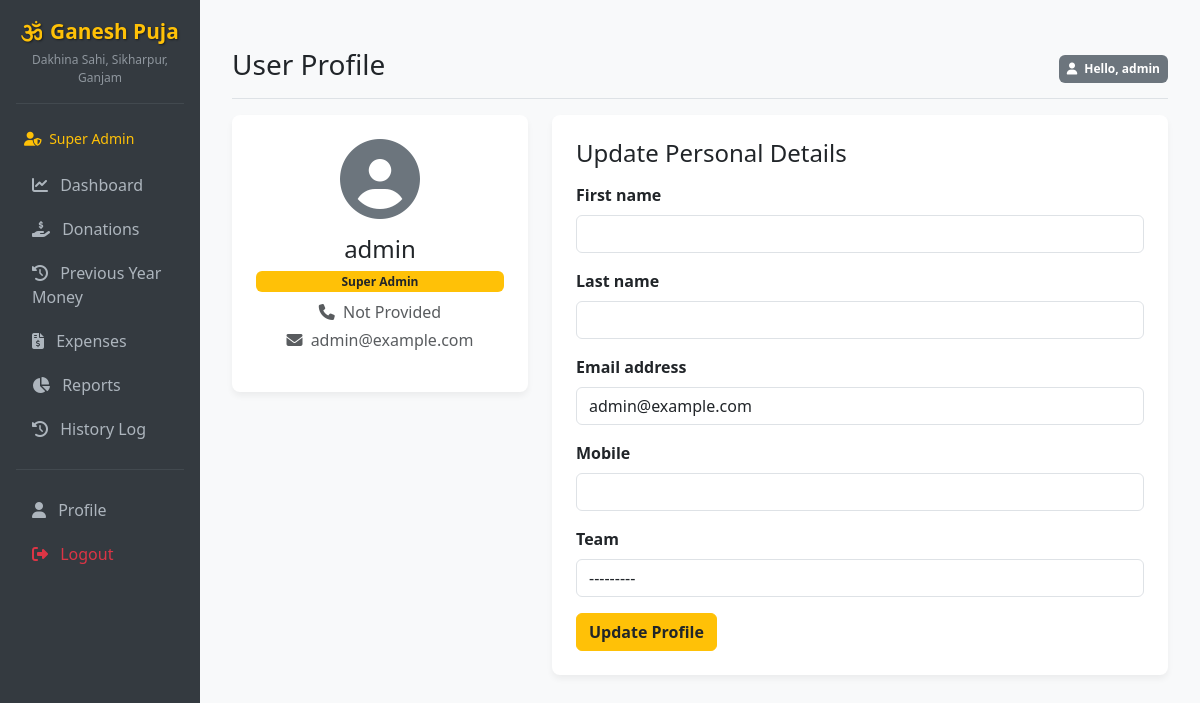
/accounts/profile/ (signed in), run on the app's committed database.
### puja/models.py (models this page shows, shortened)
class CustomUser(AbstractUser):
    SUPER_ADMIN = 'SUPER_ADMIN'
    TREASURER = 'TREASURER'
    VOLUNTEER_COORDINATOR = 'VOLUNTEER_COORDINATOR'
    EVENT_MANAGER = 'EVENT_MANAGER'
    INVENTORY_MANAGER = 'INVENTORY_MANAGER'
    NORMAL_VOLUNTEER = 'NORMAL_VOLUNTEER'
    ROLE_CHOICES = [
        (SUPER_ADMIN, 'Super Admin'),
        (TREASURER, 'Treasurer'),
        (VOLUNTEER_COORDINATOR, 'Volunteer Coordinator'),
        (EVENT_MANAGER, 'Event Manager'),
        (INVENTORY_MANAGER, 'Inventory Manager'),
        (NORMAL_VOLUNTEER, 'Normal Volunteer'),
    ]
    role = models.CharField(max_length=30, choices=ROLE_CHOICES, default=NORMAL_VOLUNTEER)
    mobile = models.CharField(max_length=15, blank=True, null=True)
    team = models.ForeignKey(VolunteerTeam, on_delete=models.SET_NULL, null=True, blank=True, related_name='members')

### puja/views.py (the view)
# urls.py: path('accounts/profile/', views.profile_view, name='profile'),
@login_required
def profile_view(request):
    if request.method == 'POST':
        form = UserProfileForm(request.POST, instance=request.user)
        if form.is_valid():
            form.save()
            messages.success(request, "Profile updated successfully!")
            return redirect('profile')
    else:
        form = UserProfileForm(instance=request.user)
    return render(request, 'puja/profile.html', {'form': form})

### puja/forms.py
class UserProfileForm(forms.ModelForm):
    class Meta:
        model = CustomUser
        fields = ('first_name', 'last_name', 'email', 'mobile', 'team')
    def __init__(self, *args, **kwargs):
        super().__init__(*args, **kwargs)
        for field in self.fields.values():
            field.widget.attrs.update({'class': 'form-control'})

### puja/templates/puja/profile.html (shortened to what this page needs)
{% extends 'puja/base.html' %}
{% block page_title %}User Profile{% endblock %}
{% block content %}
<div class="row">
    <div class="col-md-4 mb-4">
        <div class="card p-4 text-center">
            <div class="mb-3">
                <i class="fa-solid fa-circle-user text-secondary fa-5x"></i>
            </div>
            <h4>{{ user.get_full_name|default:user.username }}</h4>
            <span class="badge bg-warning text-dark mb-2">{{ user.get_role_display }}</span>
            <p class="text-muted mb-1"><i class="fa-solid fa-phone me-1"></i> {{ user.mobile|default:"Not Provided" }}</p>
            <p class="text-muted"><i class="fa-solid fa-envelope me-1"></i> {{ user.email }}</p>
        </div>
    </div>
    <div class="col-md-8">
        <div class="card p-4">
            <h4 class="mb-3">Update Personal Details</h4>
            <form method="POST">
                {% for field in form %}
                    <div class="mb-3">
                        <label for="{{ field.id_for_label }}" class="form-label fw-bold">{{ field.label }}</label>
                        {{ field }}
                    </div>
                {% endfor %}
                <button type="submit" class="btn btn-warning text-dark fw-bold">Update Profile</button>
            </form>
        </div>
    </div>
</div>
{% endblock %}

### puja/templates/puja/base.html (shortened to what this page needs)
<!DOCTYPE html>
<html lang="en">
<head>
    <link href="https://cdn.jsdelivr.net/npm/bootstrap@5.3.0/dist/css/bootstrap.min.css" rel="stylesheet">
    <link rel="stylesheet" href="https://cdnjs.cloudflare.com/ajax/libs/font-awesome/6.4.0/css/all.min.css">
</head>
<body>
    <div class="container-fluid">
        <div class="row">
            <nav id="sidebarMenu" class="col-md-3 col-lg-2 d-md-block sidebar collapse p-3">
                <div class="text-center mb-4">
                    <span class="brand-text"><i class="fa-solid fa-om me-2"></i>Ganesh Puja</span>
                    <div class="small opacity-75 mt-1" style="font-size: 0.75rem; color: #adb5bd;">Dakhina Sahi, Sikharpur, Ganjam</div>
                    <hr class="text-secondary">
                </div>
                {% if user.is_authenticated %}
                <div class="mb-3 px-2 text-warning small">
                    <i class="fa-solid fa-user-shield me-1"></i> {{ user.get_role_display }}
                </div>
                {% endif %}
                <ul class="nav flex-column gap-1">
                    <li class="nav-item">
                        <a class="nav-link {% if request.resolver_match.url_name == 'dashboard' %}active{% endif %}" href="{% url 'dashboard' %}">
                            <i class="fa-solid fa-chart-line me-2"></i> Dashboard
                        </a>
                    </li>
                    <li class="nav-item">
                        <a class="nav-link {% if 'donation' in request.path and 'house' not in request.path %}active{% endif %}" href="{% url 'donation_list' %}">
                            <i class="fa-solid fa-hand-holding-dollar me-2"></i> Donations
                        </a>
                    </li>
                    <li class="nav-item">
                        <a class="nav-link {% if 'previous-year' in request.path %}active{% endif %}" href="{% url 'previous_year_money' %}">
                            <i class="fa-solid fa-clock-rotate-left me-2"></i> Previous Year Money
                        </a>
                    </li>
                    <li class="nav-item">
                        <a class="nav-link {% if 'expense' in request.path %}active{% endif %}" href="{% url 'expense_list' %}">
                            <i class="fa-solid fa-file-invoice-dollar me-2"></i> Expenses
                        </a>
                    </li>
                    <li class="nav-item">
                        <a class="nav-link {% if 'reports' in request.path %}active{% endif %}" href="{% url 'reports' %}">
                            <i class="fa-solid fa-chart-pie me-2"></i> Reports
                        </a>
                    </li>
                    {% if user.is_authenticated %}
                        {% if user.role == 'SUPER_ADMIN' or user.is_superuser %}
                        <li class="nav-item">
                            <a class="nav-link {% if 'history' in request.path %}active{% endif %}" href="{% url 'history_log' %}">
                                <i class="fa-solid fa-clock-rotate-left me-2"></i> History Log
                            </a>
                        </li>
                        {% endif %}
                    {% endif %}
                    <hr class="text-secondary">
                    {% if user.is_authenticated %}
                    <li class="nav-item">
                        <a class="nav-link" href="{% url 'profile' %}">
                            <i class="fa-solid fa-user me-2"></i> Profile
                        </a>
                    </li>
                    <li class="nav-item mt-auto">
                        <a class="nav-link text-danger" href="{% url 'logout' %}">
                            <i class="fa-solid fa-right-from-bracket me-2"></i> Logout
                        </a>
                    </li>
                    {% endif %}
                </ul>
            </nav>
            <main class="col-md-9 ms-sm-auto col-lg-10 main-content">
                <div class="d-flex justify-content-between flex-wrap flex-md-nowrap align-items-center pt-3 pb-2 mb-3 border-bottom">
                    <h1 class="h3">{% block page_title %}Ganesh Puja Committee{% endblock %}</h1>
                    <div class="btn-toolbar mb-2 mb-md-0">
                        {% if user.is_authenticated %}
                        <span class="badge bg-secondary p-2"><i class="fa-solid fa-user me-1"></i> Hello, {{ user.first_name|default:user.username }}</span>
                        {% endif %}
                    </div>
                </div>
                {% block content %}
                {% endblock %}
            </main>
        </div>
    </div>
</body>
</html>

### puja/templates/puja/base.html (style rules this page uses)
body { font-family: 'Segoe UI', Tahoma, Geneva, Verdana, sans-serif; background-color: #f8f9fa; }
.sidebar { min-height: 100vh; background-color: #343a40; color: #fff; }
.sidebar .nav-link { color: #adb5bd; font-weight: 500; transition: all 0.2s ease; }
.main-content { padding: 2rem; }
.card { border: none; border-radius: 8px; box-shadow: 0 4px 6px rgba(0,0,0,0.05); }
.brand-text { color: #ffc107; font-weight: bold; font-size: 1.3rem; text-shadow: 1px 1px 2px rgba(0,0,0,0.5); }

### data on the page
CustomUser: role "Super Admin", first_name "admin", get_full_name "admin", mobile "Not Provided", email "admin@example.com", form "admin@example.com" "---------"

### other printed values
{{ field.label }} "First name" "Last name" "Email address" "Mobile" "Team"
